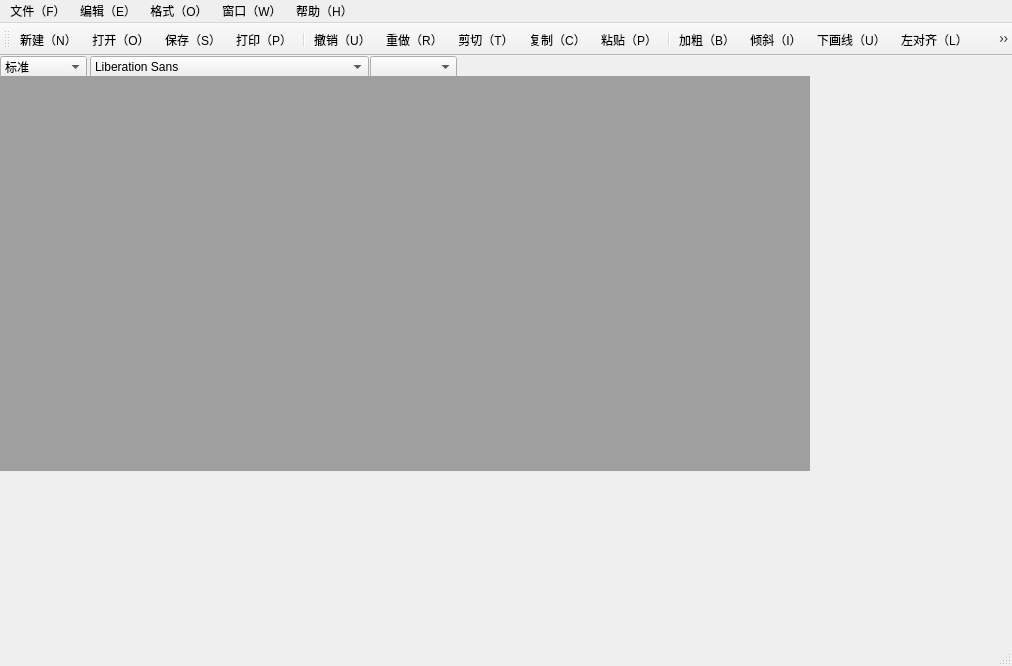
<?xml version="1.0" encoding="UTF-8"?>
<ui version="4.0">
 <class>MainWindow</class>
 <widget class="QMainWindow" name="MainWindow">
  <property name="geometry">
   <rect>
    <x>0</x>
    <y>0</y>
    <width>1012</width>
    <height>666</height>
   </rect>
  </property>
  <property name="windowTitle">
   <string>MainWindow</string>
  </property>
  <widget class="QWidget" name="centralwidget">
   <widget class="QComboBox" name="comboBox">
    <property name="geometry">
     <rect>
      <x>0</x>
      <y>0</y>
      <width>87</width>
      <height>22</height>
     </rect>
    </property>
    <item>
     <property name="text">
      <string>标准</string>
     </property>
    </item>
    <item>
     <property name="text">
      <string>项目符号(.)</string>
     </property>
    </item>
    <item>
     <property name="text">
      <string>项目符号(&gt;&gt;)</string>
     </property>
    </item>
    <item>
     <property name="text">
      <string>项目符号（&gt;）</string>
     </property>
    </item>
    <item>
     <property name="text">
      <string>编号(1,2,3,)</string>
     </property>
    </item>
    <item>
     <property name="text">
      <string>编号(a,b,c,)</string>
     </property>
    </item>
    <item>
     <property name="text">
      <string>编号(A,B,C,)</string>
     </property>
    </item>
    <item>
     <property name="text">
      <string>新建项目（i,ii,iii,）</string>
     </property>
    </item>
    <item>
     <property name="text">
      <string>编号（I,II,III,）</string>
     </property>
    </item>
   </widget>
   <widget class="QFontComboBox" name="fontComboBox">
    <property name="enabled">
     <bool>true</bool>
    </property>
    <property name="geometry">
     <rect>
      <x>90</x>
      <y>0</y>
      <width>279</width>
      <height>22</height>
     </rect>
    </property>
    <property name="editable">
     <bool>false</bool>
    </property>
   </widget>
   <widget class="QComboBox" name="sizeComboBox">
    <property name="enabled">
     <bool>true</bool>
    </property>
    <property name="geometry">
     <rect>
      <x>370</x>
      <y>0</y>
      <width>87</width>
      <height>22</height>
     </rect>
    </property>
    <property name="editable">
     <bool>false</bool>
    </property>
   </widget>
   <widget class="QMdiArea" name="mdiArea">
    <property name="geometry">
     <rect>
      <x>-10</x>
      <y>20</y>
      <width>820</width>
      <height>395</height>
     </rect>
    </property>
   </widget>
  </widget>
  <widget class="QMenuBar" name="menubar">
   <property name="geometry">
    <rect>
     <x>0</x>
     <y>0</y>
     <width>1012</width>
     <height>26</height>
    </rect>
   </property>
   <widget class="QMenu" name="menu_F">
    <property name="title">
     <string>文件（F）</string>
    </property>
    <addaction name="newAction"/>
    <addaction name="openAction"/>
    <addaction name="saveAction"/>
    <addaction name="saveAsAction"/>
    <addaction name="printAction"/>
    <addaction name="printPreviewAction"/>
    <addaction name="exitAction"/>
   </widget>
   <widget class="QMenu" name="menu_E">
    <property name="title">
     <string>编辑（E）</string>
    </property>
    <addaction name="undoAction"/>
    <addaction name="redoAction"/>
    <addaction name="cutAction"/>
    <addaction name="copyAction"/>
    <addaction name="pasteAction"/>
   </widget>
   <widget class="QMenu" name="menu_O">
    <property name="title">
     <string>格式（O）</string>
    </property>
    <widget class="QMenu" name="menu1">
     <property name="title">
      <string>字体（&amp;D）</string>
     </property>
     <addaction name="boldAction"/>
     <addaction name="italicAction"/>
     <addaction name="underlineAction"/>
    </widget>
    <widget class="QMenu" name="menu">
     <property name="title">
      <string>段落</string>
     </property>
     <addaction name="leftAlignAction"/>
     <addaction name="centerAction"/>
     <addaction name="rightAlignAction"/>
     <addaction name="justifyAction"/>
    </widget>
    <addaction name="menu1"/>
    <addaction name="menu"/>
    <addaction name="colorAction"/>
   </widget>
   <widget class="QMenu" name="menu_W">
    <property name="title">
     <string>窗口（W）</string>
    </property>
    <addaction name="closeAction"/>
    <addaction name="closeAllAction"/>
    <addaction name="tileAction"/>
    <addaction name="cascadeAction"/>
    <addaction name="nextAction"/>
    <addaction name="previousAction"/>
   </widget>
   <widget class="QMenu" name="menu_H">
    <property name="title">
     <string>帮助（H）</string>
    </property>
    <addaction name="aboutAction"/>
    <addaction name="aboutQtAction"/>
   </widget>
   <addaction name="menu_F"/>
   <addaction name="menu_E"/>
   <addaction name="menu_O"/>
   <addaction name="menu_W"/>
   <addaction name="menu_H"/>
  </widget>
  <widget class="QStatusBar" name="statusbar"/>
  <widget class="QToolBar" name="toolBar">
   <property name="windowTitle">
    <string>toolBar</string>
   </property>
   <attribute name="toolBarArea">
    <enum>TopToolBarArea</enum>
   </attribute>
   <attribute name="toolBarBreak">
    <bool>false</bool>
   </attribute>
   <addaction name="newAction"/>
   <addaction name="openAction"/>
   <addaction name="saveAction"/>
   <addaction name="printAction"/>
   <addaction name="separator"/>
   <addaction name="undoAction"/>
   <addaction name="redoAction"/>
   <addaction name="cutAction"/>
   <addaction name="copyAction"/>
   <addaction name="pasteAction"/>
   <addaction name="separator"/>
   <addaction name="boldAction"/>
   <addaction name="italicAction"/>
   <addaction name="underlineAction"/>
   <addaction name="leftAlignAction"/>
   <addaction name="centerAction"/>
   <addaction name="rightAlignAction"/>
   <addaction name="justifyAction"/>
   <addaction name="separator"/>
   <addaction name="colorAction"/>
  </widget>
  <action name="newAction">
   <property name="checkable">
    <bool>true</bool>
   </property>
   <property name="icon">
    <iconset resource="myWord_image.qrc">
     <normaloff>:/image/new</normaloff>:/image/new</iconset>
   </property>
   <property name="text">
    <string>新建（&amp;N）</string>
   </property>
   <property name="toolTip">
    <string>新建</string>
   </property>
   <property name="shortcut">
    <string>Ctrl+N</string>
   </property>
  </action>
  <action name="openAction">
   <property name="checkable">
    <bool>true</bool>
   </property>
   <property name="icon">
    <iconset resource="myWord_image.qrc">
     <normaloff>:/image/open</normaloff>:/image/open</iconset>
   </property>
   <property name="text">
    <string>打开（&amp;O）...</string>
   </property>
   <property name="toolTip">
    <string>打开已存在的文档</string>
   </property>
   <property name="shortcut">
    <string>Ctrl+O</string>
   </property>
  </action>
  <action name="saveAction">
   <property name="checkable">
    <bool>true</bool>
   </property>
   <property name="icon">
    <iconset resource="myWord_image.qrc">
     <normaloff>:/image/save</normaloff>:/image/save</iconset>
   </property>
   <property name="text">
    <string>保存（&amp;S）</string>
   </property>
   <property name="toolTip">
    <string>保存当前文档</string>
   </property>
   <property name="shortcut">
    <string>Ctrl+S</string>
   </property>
  </action>
  <action name="saveAsAction">
   <property name="text">
    <string>另存为（&amp;A）...</string>
   </property>
   <property name="toolTip">
    <string>以一个新文档保存文档</string>
   </property>
  </action>
  <action name="printAction">
   <property name="checkable">
    <bool>true</bool>
   </property>
   <property name="icon">
    <iconset resource="myWord_image.qrc">
     <normaloff>:/image/print</normaloff>:/image/print</iconset>
   </property>
   <property name="text">
    <string>打印（&amp;P）</string>
   </property>
   <property name="toolTip">
    <string>打印</string>
   </property>
   <property name="shortcut">
    <string>Ctrl+P</string>
   </property>
  </action>
  <action name="printPreviewAction">
   <property name="text">
    <string>打印预览...</string>
   </property>
   <property name="toolTip">
    <string>预览打印效果</string>
   </property>
  </action>
  <action name="exitAction">
   <property name="text">
    <string>退出（&amp;X）</string>
   </property>
   <property name="toolTip">
    <string>退出应用程序</string>
   </property>
  </action>
  <action name="actionh">
   <property name="text">
    <string>h</string>
   </property>
  </action>
  <action name="actionh_2">
   <property name="text">
    <string>h</string>
   </property>
  </action>
  <action name="actionh_3">
   <property name="text">
    <string>h</string>
   </property>
  </action>
  <action name="actionh_4">
   <property name="text">
    <string>h</string>
   </property>
  </action>
  <action name="undoAction">
   <property name="checkable">
    <bool>true</bool>
   </property>
   <property name="icon">
    <iconset resource="myWord_image.qrc">
     <normaloff>:/image/redo</normaloff>:/image/redo</iconset>
   </property>
   <property name="text">
    <string>撤销（&amp;U）</string>
   </property>
   <property name="toolTip">
    <string>撤销当前操作</string>
   </property>
   <property name="shortcut">
    <string>Ctrl+Z</string>
   </property>
  </action>
  <action name="redoAction">
   <property name="checkable">
    <bool>true</bool>
   </property>
   <property name="icon">
    <iconset resource="myWord_image.qrc">
     <normaloff>:/image/undo</normaloff>:/image/undo</iconset>
   </property>
   <property name="text">
    <string>重做（&amp;R）</string>
   </property>
   <property name="toolTip">
    <string>恢复之前操作</string>
   </property>
   <property name="shortcut">
    <string>Ctrl+Y</string>
   </property>
  </action>
  <action name="cutAction">
   <property name="checkable">
    <bool>true</bool>
   </property>
   <property name="icon">
    <iconset resource="myWord_image.qrc">
     <normaloff>:/image/cut</normaloff>:/image/cut</iconset>
   </property>
   <property name="text">
    <string>剪切（&amp;T）</string>
   </property>
   <property name="toolTip">
    <string>从文档种裁剪所选内容，并将其放入剪贴板</string>
   </property>
   <property name="shortcut">
    <string>Ctrl+X</string>
   </property>
  </action>
  <action name="copyAction">
   <property name="checkable">
    <bool>true</bool>
   </property>
   <property name="icon">
    <iconset resource="myWord_image.qrc">
     <normaloff>:/image/copy</normaloff>:/image/copy</iconset>
   </property>
   <property name="text">
    <string>复制（&amp;C）</string>
   </property>
   <property name="toolTip">
    <string>复制所选内容，并将其放入剪贴板</string>
   </property>
   <property name="shortcut">
    <string>Ctrl+C</string>
   </property>
  </action>
  <action name="pasteAction">
   <property name="checkable">
    <bool>true</bool>
   </property>
   <property name="icon">
    <iconset resource="myWord_image.qrc">
     <normaloff>:/image/paste</normaloff>:/image/paste</iconset>
   </property>
   <property name="text">
    <string>粘贴（&amp;P）</string>
   </property>
   <property name="toolTip">
    <string>将剪贴板的内容粘贴到文档</string>
   </property>
   <property name="shortcut">
    <string>Ctrl+V</string>
   </property>
  </action>
  <action name="colorAction">
   <property name="checkable">
    <bool>true</bool>
   </property>
   <property name="icon">
    <iconset resource="myWord_image.qrc">
     <normaloff>:/image/color</normaloff>:/image/color</iconset>
   </property>
   <property name="text">
    <string>颜色（&amp;C）...</string>
   </property>
   <property name="toolTip">
    <string>设置文字颜色</string>
   </property>
   <property name="shortcut">
    <string>Backspace</string>
   </property>
  </action>
  <action name="action2_3">
   <property name="text">
    <string>2</string>
   </property>
  </action>
  <action name="action2_4">
   <property name="text">
    <string>2</string>
   </property>
  </action>
  <action name="action2_5">
   <property name="text">
    <string>2</string>
   </property>
  </action>
  <action name="action2_6">
   <property name="text">
    <string>2</string>
   </property>
  </action>
  <action name="boldAction">
   <property name="checkable">
    <bool>true</bool>
   </property>
   <property name="icon">
    <iconset resource="myWord_image.qrc">
     <normaloff>:/image/bold</normaloff>:/image/bold</iconset>
   </property>
   <property name="text">
    <string>加粗（&amp;B）</string>
   </property>
   <property name="toolTip">
    <string>加粗所选文字</string>
   </property>
   <property name="shortcut">
    <string>Ctrl+B</string>
   </property>
  </action>
  <action name="italicAction">
   <property name="checkable">
    <bool>true</bool>
   </property>
   <property name="icon">
    <iconset resource="myWord_image.qrc">
     <normaloff>:/image/italic</normaloff>:/image/italic</iconset>
   </property>
   <property name="text">
    <string>倾斜（&amp;I）</string>
   </property>
   <property name="toolTip">
    <string>将所选文字倾斜</string>
   </property>
   <property name="shortcut">
    <string>Ctrl+I</string>
   </property>
  </action>
  <action name="underlineAction">
   <property name="checkable">
    <bool>true</bool>
   </property>
   <property name="icon">
    <iconset resource="myWord_image.qrc">
     <normaloff>:/image/under</normaloff>:/image/under</iconset>
   </property>
   <property name="text">
    <string>下画线（&amp;U）</string>
   </property>
   <property name="toolTip">
    <string>为所选文字加下画线</string>
   </property>
   <property name="shortcut">
    <string>Ctrl+U</string>
   </property>
  </action>
  <action name="leftAlignAction">
   <property name="checkable">
    <bool>true</bool>
   </property>
   <property name="icon">
    <iconset resource="myWord_image.qrc">
     <normaloff>:/image/left</normaloff>:/image/left</iconset>
   </property>
   <property name="text">
    <string>左对齐（&amp;L）</string>
   </property>
   <property name="toolTip">
    <string>将文字左对齐</string>
   </property>
   <property name="shortcut">
    <string>Ctrl+L</string>
   </property>
  </action>
  <action name="centerAction">
   <property name="checkable">
    <bool>true</bool>
   </property>
   <property name="icon">
    <iconset resource="myWord_image.qrc">
     <normaloff>:/image/center</normaloff>:/image/center</iconset>
   </property>
   <property name="text">
    <string>居中（&amp;E）</string>
   </property>
   <property name="toolTip">
    <string>将文字居中对齐</string>
   </property>
   <property name="shortcut">
    <string>Ctrl+E</string>
   </property>
  </action>
  <action name="rightAlignAction">
   <property name="checkable">
    <bool>true</bool>
   </property>
   <property name="icon">
    <iconset resource="myWord_image.qrc">
     <normaloff>:/image/right</normaloff>:/image/right</iconset>
   </property>
   <property name="text">
    <string>右对齐（&amp;R）</string>
   </property>
   <property name="toolTip">
    <string>将文字右对齐</string>
   </property>
   <property name="shortcut">
    <string>Ctrl+R</string>
   </property>
  </action>
  <action name="justifyAction">
   <property name="checkable">
    <bool>true</bool>
   </property>
   <property name="icon">
    <iconset resource="myWord_image.qrc">
     <normaloff>:/image/justify</normaloff>:/image/justify</iconset>
   </property>
   <property name="text">
    <string>两端对齐（&amp;J）</string>
   </property>
   <property name="toolTip">
    <string>将文字左右两端对齐，并根据需要调整间距</string>
   </property>
   <property name="shortcut">
    <string>Ctrl+J</string>
   </property>
  </action>
  <action name="closeAction">
   <property name="text">
    <string>关闭（&amp;O）</string>
   </property>
   <property name="toolTip">
    <string>关闭活动文档字窗口</string>
   </property>
  </action>
  <action name="closeAllAction">
   <property name="text">
    <string>关闭所有（&amp;A）</string>
   </property>
   <property name="toolTip">
    <string>关闭所有子窗口</string>
   </property>
  </action>
  <action name="tileAction">
   <property name="text">
    <string>平铺（&amp;T）</string>
   </property>
   <property name="toolTip">
    <string>平铺子窗口</string>
   </property>
  </action>
  <action name="cascadeAction">
   <property name="text">
    <string>层叠（&amp;C）</string>
   </property>
   <property name="toolTip">
    <string>层叠子窗口</string>
   </property>
  </action>
  <action name="nextAction">
   <property name="text">
    <string>下一个（&amp;X）</string>
   </property>
   <property name="toolTip">
    <string>移动焦点到下一个子窗口</string>
   </property>
   <property name="shortcut">
    <string>Ctrl+Tab</string>
   </property>
  </action>
  <action name="previousAction">
   <property name="text">
    <string>前一个（&amp;V）</string>
   </property>
   <property name="toolTip">
    <string>移动焦点到前一个子窗口</string>
   </property>
   <property name="shortcut">
    <string>Ctrl+Shift+Tab</string>
   </property>
  </action>
  <action name="aboutAction">
   <property name="text">
    <string>关于（&amp;A）</string>
   </property>
   <property name="toolTip">
    <string>关于MyWord1.0的内容</string>
   </property>
  </action>
  <action name="aboutQtAction">
   <property name="text">
    <string>关于Qt(&amp;Q)</string>
   </property>
   <property name="toolTip">
    <string>关于Qt的最新信息</string>
   </property>
  </action>
 </widget>
 <resources>
  <include location="myWord_image.qrc"/>
 </resources>
 <connections/>
</ui>
